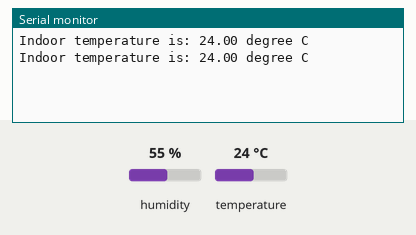
Recording of a sketch running on a simulated Arduino Uno, built with avr-gcc and run on an emulated ATmega328P. Shown: the last lines printed to the serial monitor. The test bench sets the inputs (shaded band); at power-on: temperature 24 °C, humidity 55 %.

Above: at 4.8 s.
4.9 s: temperature set to 12 °C
At 6.5 s:
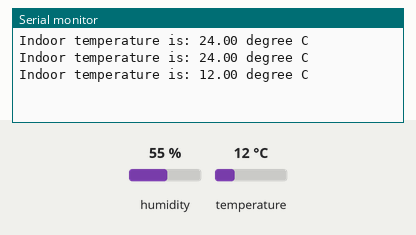
7.9 s: temperature set to 19 °C
At 9.5 s:
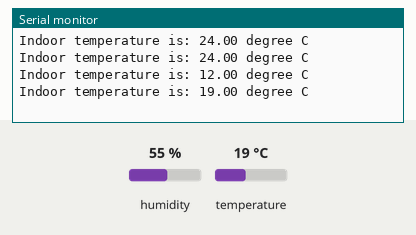
Timing chart, 0 to 11.0 s (numbered marks = the images above; inputs shaded):
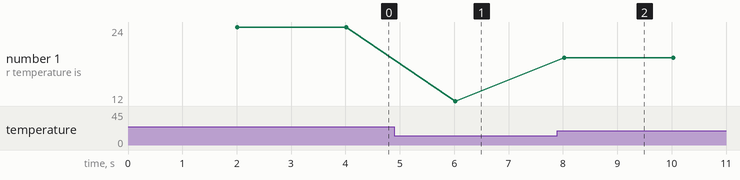

The sketch:

1c_Q1.ino
```cpp
#include "DHT.h"
#define DHTPIN 2
#define DHTTYPE DHT22

DHT dht(DHTPIN, DHTTYPE);

void setup() {
  Serial.begin(9600);
  dht.begin();
}

void loop() {
  delay(2000);
  float temperature = dht.readTemperature();
  if (isnan(temperature)) {
    Serial.println("Failed to read from DHT sensor!");
    return;
  }
  Serial.print("Indoor temperature is: ");
  Serial.print(temperature);
  Serial.println(" degree C");
  } 
```

Measured:
- after the input at 4.9 s, the serial monitor: prints a new line after 1.1 s (image 1)
- after the input at 7.9 s, the serial monitor: prints a new line after 0.12 s (image 2)
- plotted number 1: 24 → 12 after the input at 4.9 s, 12 → 19 after the input at 7.9 s
